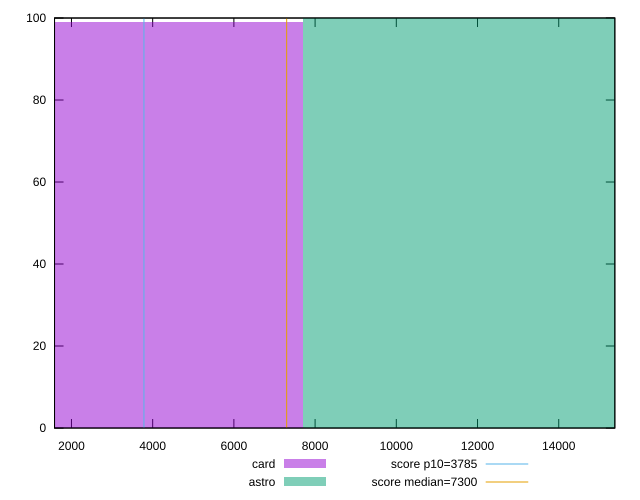

gnuplot code for this plot:
reset

$card <<EOF
0 99
EOF

$astro <<EOF
15413.908240171542 100
EOF

set key outside below
set boxwidth 15413.908240171542
set xrange [1583.1881999999998:15381.44]
set yrange [0:100]
set trange [0:100]
set style fill transparent solid 0.5 noborder

set parametric
set terminal svg size 640, 500 enhanced background rgb 'white'
set output "reports/report_00030_2021-02-24T20-42-31.540Z/interactive/comparison/histogram/2_vs_3.svg"

plot $card title "card" with boxes, \
     $astro title "astro" with boxes, \
     3785,t title "score p10=3785", \
     7300,t title "score median=7300"

reset
